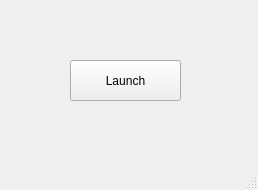
<?xml version="1.0" encoding="UTF-8"?>
<ui version="4.0">
 <class>MainWindow</class>
 <widget class="QMainWindow" name="MainWindow">
  <property name="geometry">
   <rect>
    <x>0</x>
    <y>0</y>
    <width>258</width>
    <height>190</height>
   </rect>
  </property>
  <property name="windowTitle">
   <string>MainWindow</string>
  </property>
  <widget class="QWidget" name="centralwidget">
   <widget class="QPushButton" name="pushButton">
    <property name="geometry">
     <rect>
      <x>70</x>
      <y>60</y>
      <width>111</width>
      <height>41</height>
     </rect>
    </property>
    <property name="text">
     <string>Launch</string>
    </property>
   </widget>
  </widget>
  <widget class="QMenuBar" name="menubar">
   <property name="geometry">
    <rect>
     <x>0</x>
     <y>0</y>
     <width>258</width>
     <height>21</height>
    </rect>
   </property>
  </widget>
  <widget class="QStatusBar" name="statusbar"/>
 </widget>
 <resources/>
 <connections/>
</ui>
